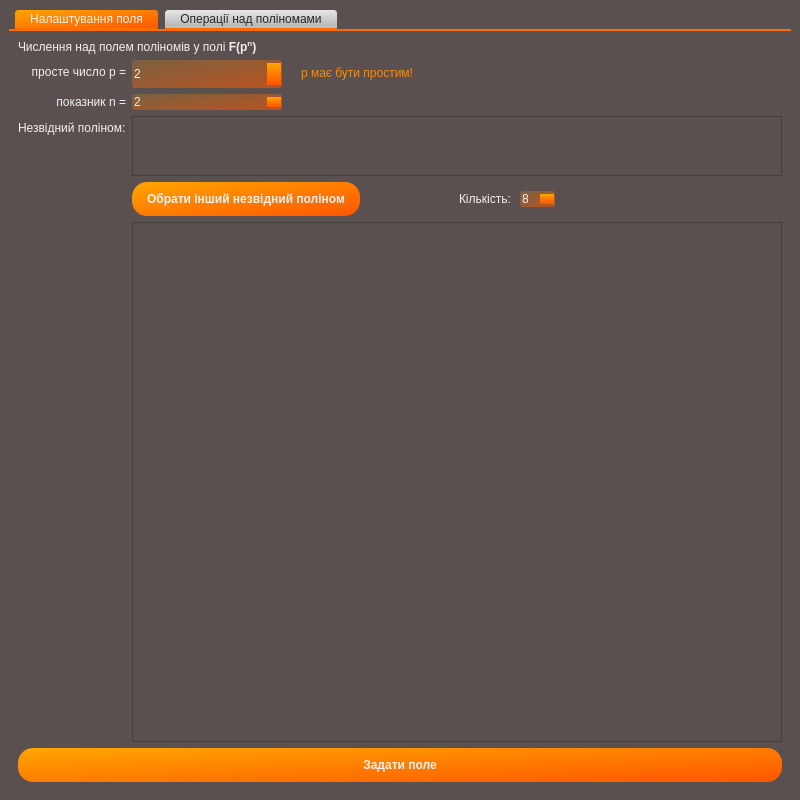
<?xml version="1.0" encoding="UTF-8"?>
<ui version="4.0">
 <class>MainWindow</class>
 <widget class="QMainWindow" name="MainWindow">
  <property name="geometry">
   <rect>
    <x>0</x>
    <y>0</y>
    <width>800</width>
    <height>800</height>
   </rect>
  </property>
  <property name="minimumSize">
   <size>
    <width>800</width>
    <height>700</height>
   </size>
  </property>
  <property name="windowTitle">
   <string>MainWindow</string>
  </property>
  <property name="styleSheet">
   <string notr="true">*{
	
	font: 12pt &quot;PT Sans&quot;;
	color: rgb(240, 240, 240);
	background-color: rgb(90, 80, 80)
}

/*BUTTON*/
QPushButton{
	background-color: qlineargradient(spread:pad, x1:0, y1:0, x2:1, y2:1, stop:0 rgba(255, 166, 0, 255), stop:1 rgba(255, 85, 0, 255));
border-radius:15px;
padding: 10px 15px;
font-weight:bold;
}
QPushButton:hover{
	background-color:qlineargradient(spread:pad, x1:0, y1:0, x2:1, y2:1, stop:0 rgba(255, 200, 96, 255), stop:1 rgba(255, 128, 65, 255));
}
QPushButton:pressed{
	background-color: qlineargradient(spread:pad, x1:0, y1:0, x2:1, y2:1, stop:0 rgba(255, 166, 0, 240), stop:1 rgba(255, 85, 0, 240));
}

/*COMBOBOX*/
QComboBox {
	color: rgb(39, 39, 39);
    border-radius: 3px;
    padding: 1px 18px 1px 3px;
    min-width: 6em;
}
QComboBox:editable {
    background: white;
}
QComboBox:!editable, QComboBox::drop-down:editable {
     background: qlineargradient(x1: 0, y1: 0, x2: 0, y2: 1,
                                 stop: 0 #E1E1E1, stop: 0.4 #DDDDDD,
                                 stop: 0.5 #D8D8D8, stop: 1.0 #D3D3D3);
}
QComboBox:!editable:on, QComboBox::drop-down:editable:on {
    background: qlineargradient(x1: 0, y1: 0, x2: 0, y2: 1,
                                stop: 0 #D3D3D3, stop: 0.4 #D8D8D8,
                                stop: 0.5 #DDDDDD, stop: 1.0 #E1E1E1);
}
QComboBox::drop-down {
    subcontrol-origin: padding;
    subcontrol-position: top right;
    width: 25px;
border-top-right-radius:3px;
border-bottom-right-radius:3px;
	background-color:qlineargradient(spread:pad, x1:0, y1:0, x2:1, y2:1, stop:0 rgba(255, 166, 0, 255), stop:1 rgba(255, 85, 0, 255));
}

QComboBox::drop-down:hover {
	background-color: qlineargradient(spread:pad, x1:0, y1:0, x2:1, y2:1, stop:0 rgba(255, 200, 96, 255), stop:1 rgba(255, 128, 65, 255));
}


/*NUMBER PICKER*/
QSpinBox {
	background-color: qlineargradient(spread:pad, x1:0, y1:0, x2:1, y2:1, stop:0 rgba(255, 166, 0, 50), stop:1 rgba(255, 85, 0, 150));
border-radius:3px;
}
QSpinBox::up-button {
	background-color: qlineargradient(spread:pad, x1:0.507, y1:0, x2:0.532, y2:1, stop:0 rgba(255, 166, 0, 255), stop:1 rgba(255, 123, 0, 255));
}
QSpinBox::down-button {
	background-color: qlineargradient(spread:pad, x1:0.507, y1:0, x2:0.532, y2:1, stop:0 rgba(255, 123, 0, 255), stop:1 rgba(255, 85, 0, 255));
}
QSpinBox::up-button:hover, QSpinBox::down-button:hover {
	background-color: rgb(255, 170, 85);
}
QSpinBox::up-button:pressed,QSpinBox::down-button:pressed {
	background-color: rgb(200, 100, 0);
}

/*TABS*/
QTabWidget::pane { /* The tab widget frame */
    border-top: 2px solid rgb(255, 108, 0);
}
QTabWidget::tab-bar {
    left: 5px; /* move to the right by 5px */
}
QTabBar::tab {
	color: rgb(39, 39, 39);
    background: qlineargradient(spread:pad, x1:0.531925, y1:0.807, x2:0.523, y2:0, stop:0 rgba(187, 187, 187, 255), stop:1 rgba(232, 232, 232, 255)); 
    border-top-left-radius: 4px;
    border-top-right-radius: 4px;
    padding: 2px 15px;
margin-right:5px;
	border:1px solid rgb(90, 80, 80);
	border-bottom-color: rgb(255, 108, 0); /* same as the pane color */
}
QTabBar::tab:selected {
	color: rgb(240, 240, 240);
    background: qlineargradient(spread:pad, x1:0, y1:0, x2:1, y2:1, stop:0 rgba(255, 166, 0, 255), stop:1 rgba(255, 85, 0, 255))
}
QTabBar::tab:hover {
	color: rgb(240, 240, 240);
    background: qlineargradient(spread:pad, x1:0, y1:0, x2:1, y2:1, stop:0 rgba(255, 200, 96, 255), stop:1 rgba(255, 128, 65, 255));
}
/*SCROLL BAR*/
QScrollBar:vertical {
     border: none;
     background: rgb(70, 62, 62);
     width: 10px;
     margin: 20px 0;
 }
 QScrollBar::handle:vertical {
     background: qlineargradient(spread:pad, x1:0, y1:0, x2:1, y2:1, stop:0 rgba(255, 170, 0, 255), stop:1 rgba(255, 85, 0, 255));
border-radius:3px;
     min-height: 20px;
 }
 QScrollBar::add-line:vertical {
     background: qlineargradient(spread:pad, x1:0.701781, y1:1, x2:0.298, y2:0.0113636, stop:0.00497512 rgba(213, 213, 213, 255), stop:1 rgba(224, 224, 224, 255));
	border-radius:3px;
     height: 20px;
     subcontrol-position: bottom;
     subcontrol-origin: margin;
 }

 QScrollBar::sub-line:vertical {
     background: qlineargradient(spread:pad, x1:0.701781, y1:1, x2:0.298, y2:0.0113636, stop:0.00497512 rgba(213, 213, 213, 255), stop:1 rgba(224, 224, 224, 255));
	border-radius:3px;
     height: 20px;
     subcontrol-position: top;
     subcontrol-origin: margin;
 }

 QScrollBar::add-page:vertical, QScrollBar::sub-page:vertical {
     background: none;
 }</string>
  </property>
  <widget class="QWidget" name="centralwidget">
   <layout class="QVBoxLayout" name="verticalLayout_2">
    <item>
     <widget class="QTabWidget" name="tabWidget">
      <property name="enabled">
       <bool>true</bool>
      </property>
      <property name="sizePolicy">
       <sizepolicy hsizetype="Expanding" vsizetype="Preferred">
        <horstretch>0</horstretch>
        <verstretch>0</verstretch>
       </sizepolicy>
      </property>
      <property name="maximumSize">
       <size>
        <width>16777215</width>
        <height>16777215</height>
       </size>
      </property>
      <property name="styleSheet">
       <string notr="true"/>
      </property>
      <property name="currentIndex">
       <number>0</number>
      </property>
      <widget class="QWidget" name="tab1">
       <attribute name="title">
        <string>Налаштування поля</string>
       </attribute>
       <layout class="QVBoxLayout" name="verticalLayout_4">
        <item>
         <widget class="QLabel" name="label_7">
          <property name="maximumSize">
           <size>
            <width>16777215</width>
            <height>50</height>
           </size>
          </property>
          <property name="text">
           <string>&lt;html&gt;&lt;head/&gt;&lt;body&gt;&lt;p&gt;Числення над полем поліномів у полі &lt;span style=&quot; font-weight:600;&quot;&gt;F(p&lt;/span&gt;&lt;span style=&quot; font-weight:600; vertical-align:super;&quot;&gt;n&lt;/span&gt;&lt;span style=&quot; font-weight:600;&quot;&gt;) &lt;/span&gt;&lt;/p&gt;&lt;/body&gt;&lt;/html&gt;</string>
          </property>
         </widget>
        </item>
        <item>
         <layout class="QFormLayout" name="formLayout_3">
          <property name="fieldGrowthPolicy">
           <enum>QFormLayout::ExpandingFieldsGrow</enum>
          </property>
          <property name="labelAlignment">
           <set>Qt::AlignRight|Qt::AlignTrailing|Qt::AlignVCenter</set>
          </property>
          <item row="0" column="0">
           <widget class="QLabel" name="label">
            <property name="text">
             <string>просте число p =</string>
            </property>
            <property name="alignment">
             <set>Qt::AlignRight|Qt::AlignTrailing|Qt::AlignVCenter</set>
            </property>
           </widget>
          </item>
          <item row="0" column="1">
           <layout class="QHBoxLayout" name="horizontalLayout" stretch="0,0">
            <property name="sizeConstraint">
             <enum>QLayout::SetDefaultConstraint</enum>
            </property>
            <property name="leftMargin">
             <number>0</number>
            </property>
            <item alignment="Qt::AlignTop">
             <widget class="QSpinBox" name="primeBox">
              <property name="sizePolicy">
               <sizepolicy hsizetype="Fixed" vsizetype="Fixed">
                <horstretch>0</horstretch>
                <verstretch>0</verstretch>
               </sizepolicy>
              </property>
              <property name="minimumSize">
               <size>
                <width>150</width>
                <height>28</height>
               </size>
              </property>
              <property name="minimum">
               <number>2</number>
              </property>
              <property name="maximum">
               <number>1000000</number>
              </property>
             </widget>
            </item>
            <item alignment="Qt::AlignTop">
             <widget class="QLabel" name="wrongP">
              <property name="enabled">
               <bool>true</bool>
              </property>
              <property name="sizePolicy">
               <sizepolicy hsizetype="Preferred" vsizetype="Minimum">
                <horstretch>0</horstretch>
                <verstretch>0</verstretch>
               </sizepolicy>
              </property>
              <property name="minimumSize">
               <size>
                <width>0</width>
                <height>26</height>
               </size>
              </property>
              <property name="maximumSize">
               <size>
                <width>16777215</width>
                <height>50</height>
               </size>
              </property>
              <property name="styleSheet">
               <string notr="true">color: rgb(255, 138, 0);
margin-left:10px;</string>
              </property>
              <property name="text">
               <string>p має бути простим!</string>
              </property>
             </widget>
            </item>
           </layout>
          </item>
          <item row="1" column="0">
           <widget class="QLabel" name="label_2">
            <property name="text">
             <string>показник n =</string>
            </property>
            <property name="alignment">
             <set>Qt::AlignRight|Qt::AlignTrailing|Qt::AlignVCenter</set>
            </property>
           </widget>
          </item>
          <item row="1" column="1">
           <widget class="QSpinBox" name="powerBox">
            <property name="sizePolicy">
             <sizepolicy hsizetype="Fixed" vsizetype="Fixed">
              <horstretch>0</horstretch>
              <verstretch>0</verstretch>
             </sizepolicy>
            </property>
            <property name="minimumSize">
             <size>
              <width>150</width>
              <height>0</height>
             </size>
            </property>
            <property name="minimum">
             <number>1</number>
            </property>
            <property name="maximum">
             <number>1000</number>
            </property>
            <property name="value">
             <number>2</number>
            </property>
           </widget>
          </item>
          <item row="2" column="0">
           <widget class="QLabel" name="label_8">
            <property name="text">
             <string>Незвідний поліном:</string>
            </property>
           </widget>
          </item>
          <item row="2" column="1">
           <widget class="QPlainTextEdit" name="showIR">
            <property name="sizePolicy">
             <sizepolicy hsizetype="Expanding" vsizetype="Maximum">
              <horstretch>0</horstretch>
              <verstretch>0</verstretch>
             </sizepolicy>
            </property>
            <property name="maximumSize">
             <size>
              <width>16777215</width>
              <height>60</height>
             </size>
            </property>
            <property name="verticalScrollBarPolicy">
             <enum>Qt::ScrollBarAsNeeded</enum>
            </property>
            <property name="horizontalScrollBarPolicy">
             <enum>Qt::ScrollBarAlwaysOff</enum>
            </property>
            <property name="readOnly">
             <bool>true</bool>
            </property>
            <property name="plainText">
             <string/>
            </property>
           </widget>
          </item>
          <item row="4" column="1">
           <widget class="QListWidget" name="listIP">
            <property name="minimumSize">
             <size>
              <width>0</width>
              <height>400</height>
             </size>
            </property>
            <property name="currentRow">
             <number>-1</number>
            </property>
           </widget>
          </item>
          <item row="3" column="1">
           <layout class="QHBoxLayout" name="horizontalLayout_2">
            <item>
             <widget class="QPushButton" name="allirrPol">
              <property name="minimumSize">
               <size>
                <width>200</width>
                <height>0</height>
               </size>
              </property>
              <property name="maximumSize">
               <size>
                <width>16777215</width>
                <height>16777215</height>
               </size>
              </property>
              <property name="styleSheet">
               <string notr="true"/>
              </property>
              <property name="text">
               <string>Обрати інший незвідний поліном</string>
              </property>
              <property name="autoRepeat">
               <bool>false</bool>
              </property>
             </widget>
            </item>
            <item>
             <widget class="QLabel" name="label_9">
              <property name="styleSheet">
               <string notr="true">margin-left:90</string>
              </property>
              <property name="text">
               <string>Кількість:</string>
              </property>
             </widget>
            </item>
            <item>
             <widget class="QSpinBox" name="countIP">
              <property name="minimum">
               <number>1</number>
              </property>
              <property name="value">
               <number>8</number>
              </property>
             </widget>
            </item>
           </layout>
          </item>
         </layout>
        </item>
        <item>
         <widget class="QPushButton" name="makeFieldButton">
          <property name="styleSheet">
           <string notr="true">font: 75 15pt &quot;PT Sans&quot;;</string>
          </property>
          <property name="text">
           <string>Задати поле</string>
          </property>
         </widget>
        </item>
       </layout>
      </widget>
      <widget class="QWidget" name="tab2">
       <property name="enabled">
        <bool>true</bool>
       </property>
       <property name="sizePolicy">
        <sizepolicy hsizetype="Preferred" vsizetype="Preferred">
         <horstretch>0</horstretch>
         <verstretch>0</verstretch>
        </sizepolicy>
       </property>
       <property name="maximumSize">
        <size>
         <width>16777215</width>
         <height>16777215</height>
        </size>
       </property>
       <attribute name="title">
        <string>Операції над поліномами</string>
       </attribute>
       <layout class="QVBoxLayout" name="verticalLayout_6">
        <item>
         <widget class="QGroupBox" name="groupBox">
          <property name="sizePolicy">
           <sizepolicy hsizetype="Expanding" vsizetype="Expanding">
            <horstretch>0</horstretch>
            <verstretch>0</verstretch>
           </sizepolicy>
          </property>
          <property name="minimumSize">
           <size>
            <width>300</width>
            <height>300</height>
           </size>
          </property>
          <property name="maximumSize">
           <size>
            <width>16777215</width>
            <height>300</height>
           </size>
          </property>
          <property name="title">
           <string/>
          </property>
          <layout class="QVBoxLayout" name="verticalLayout_3">
           <item>
            <layout class="QVBoxLayout" name="verticalLayout">
             <item alignment="Qt::AlignTop">
              <widget class="QLabel" name="label_5">
               <property name="text">
                <string>Оберіть операцію:</string>
               </property>
               <property name="margin">
                <number>0</number>
               </property>
              </widget>
             </item>
             <item alignment="Qt::AlignTop">
              <widget class="QComboBox" name="comboBox">
               <item>
                <property name="text">
                 <string>A + B   (додавання)</string>
                </property>
               </item>
               <item>
                <property name="text">
                 <string>A - B    (віднімання)</string>
                </property>
               </item>
               <item>
                <property name="text">
                 <string>A * B    (множення)</string>
                </property>
               </item>
               <item>
                <property name="text">
                 <string>A / B    (частка)</string>
                </property>
               </item>
               <item>
                <property name="text">
                 <string>A % B   (остача)</string>
                </property>
               </item>
               <item>
                <property name="text">
                 <string>НСД(A, B)</string>
                </property>
               </item>
               <item>
                <property name="text">
                 <string>(A)^-1   (обернений)</string>
                </property>
               </item>
               <item>
                <property name="text">
                 <string>A'           (похідна)</string>
                </property>
               </item>
               <item>
                <property name="text">
                 <string>A(x)        (значення в точці х)</string>
                </property>
               </item>
               <item>
                <property name="text">
                 <string>Нормування A</string>
                </property>
               </item>
               <item>
                <property name="text">
                 <string>Корені A</string>
                </property>
               </item>
               <item>
                <property name="text">
                 <string>Кількість коренів A</string>
                </property>
               </item>
               <item>
                <property name="text">
                 <string>Круговий многочлен n-го порядку</string>
                </property>
               </item>
               <item>
                <property name="text">
                 <string>Розклад кругового многочлена на незвідні множники (многочлени Ri)</string>
                </property>
               </item>
               <item>
                <property name="text">
                 <string>Розклад А на незвідні множники (Берлекемпа) </string>
                </property>
               </item>
               <item>
                <property name="text">
                 <string>Знаходження всіх незвідних многочленів n-го порядку</string>
                </property>
               </item>
               <item>
                <property name="text">
                 <string>Перевірка чи А незвідний</string>
                </property>
               </item>
               <item>
                <property name="text">
                 <string>Порядок А</string>
                </property>
               </item>
              </widget>
             </item>
             <item>
              <widget class="Line" name="line">
               <property name="orientation">
                <enum>Qt::Horizontal</enum>
               </property>
              </widget>
             </item>
             <item>
              <layout class="QFormLayout" name="formLayout">
               <property name="fieldGrowthPolicy">
                <enum>QFormLayout::ExpandingFieldsGrow</enum>
               </property>
               <property name="labelAlignment">
                <set>Qt::AlignRight|Qt::AlignTrailing|Qt::AlignVCenter</set>
               </property>
               <item row="0" column="0">
                <widget class="QLabel" name="label_3">
                 <property name="text">
                  <string>Поліном А</string>
                 </property>
                </widget>
               </item>
               <item row="0" column="1">
                <widget class="QLineEdit" name="lineEdit_2"/>
               </item>
               <item row="1" column="0">
                <widget class="QLabel" name="label_4">
                 <property name="text">
                  <string>Поліном В</string>
                 </property>
                </widget>
               </item>
               <item row="1" column="1">
                <widget class="QLineEdit" name="lineEdit"/>
               </item>
               <item row="2" column="0">
                <widget class="QLabel" name="label_6">
                 <property name="text">
                  <string>n =</string>
                 </property>
                </widget>
               </item>
               <item row="2" column="1">
                <widget class="QSpinBox" name="spinBox_3">
                 <property name="sizePolicy">
                  <sizepolicy hsizetype="Fixed" vsizetype="Fixed">
                   <horstretch>0</horstretch>
                   <verstretch>0</verstretch>
                  </sizepolicy>
                 </property>
                 <property name="minimumSize">
                  <size>
                   <width>150</width>
                   <height>0</height>
                  </size>
                 </property>
                 <property name="minimum">
                  <number>1</number>
                 </property>
                 <property name="maximum">
                  <number>1000</number>
                 </property>
                </widget>
               </item>
              </layout>
             </item>
            </layout>
           </item>
           <item>
            <widget class="QPushButton" name="pushButton_3">
             <property name="styleSheet">
              <string notr="true">font: 75 14pt &quot;PT Sans&quot;;
margin-top: 15px;
</string>
             </property>
             <property name="text">
              <string>Розрахувати</string>
             </property>
            </widget>
           </item>
          </layout>
         </widget>
        </item>
        <item>
         <widget class="QPlainTextEdit" name="plainTextEdit">
          <property name="sizePolicy">
           <sizepolicy hsizetype="Expanding" vsizetype="Expanding">
            <horstretch>0</horstretch>
            <verstretch>0</verstretch>
           </sizepolicy>
          </property>
          <property name="minimumSize">
           <size>
            <width>450</width>
            <height>0</height>
           </size>
          </property>
          <property name="maximumSize">
           <size>
            <width>16777215</width>
            <height>16777215</height>
           </size>
          </property>
          <property name="autoFillBackground">
           <bool>false</bool>
          </property>
          <property name="readOnly">
           <bool>true</bool>
          </property>
         </widget>
        </item>
       </layout>
      </widget>
     </widget>
    </item>
   </layout>
  </widget>
 </widget>
 <resources/>
 <connections/>
</ui>
